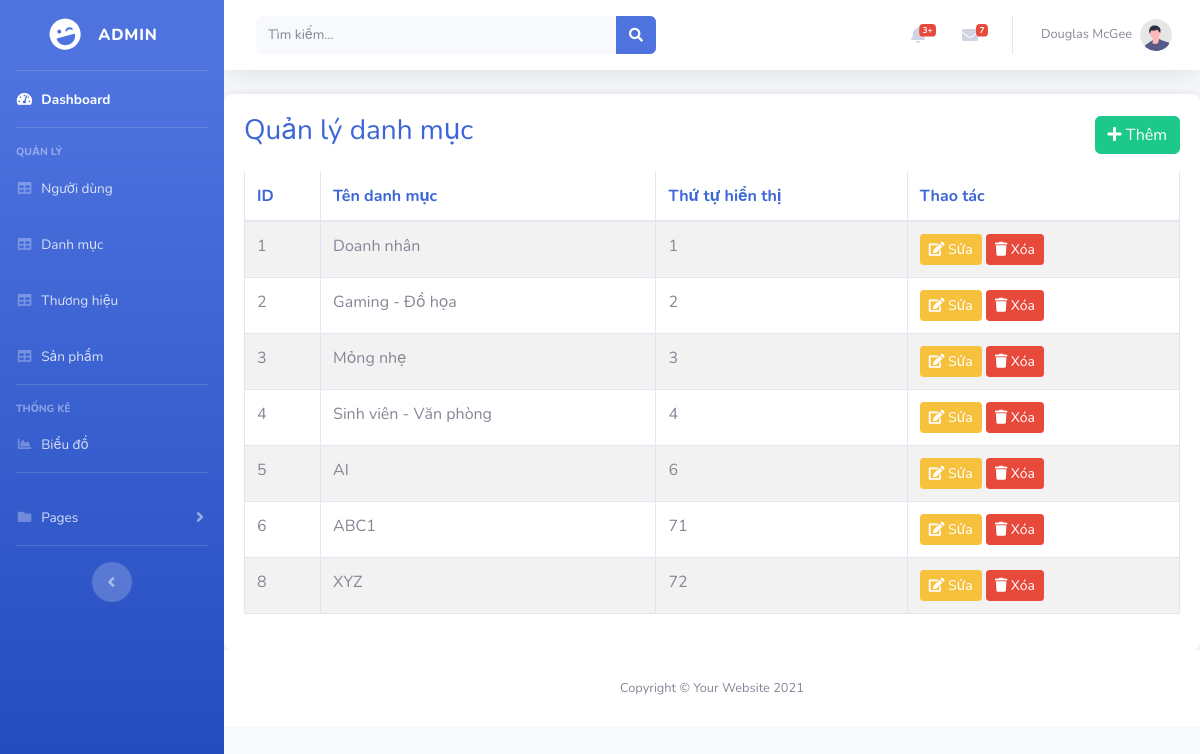
/admin/index.php?pg=categories, run on an earlier commit of the app's database.
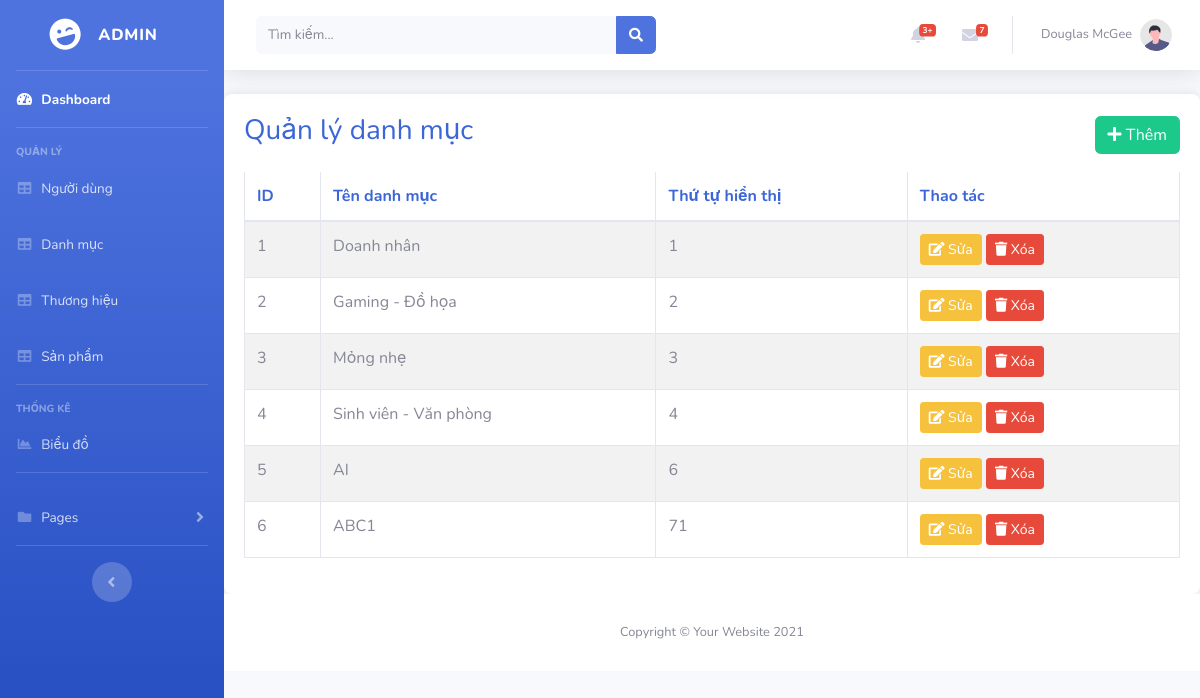
And on a later commit of the database.
### tables this page shows
CREATE TABLE `categories` (
  `id` int NOT NULL,
  `name` varchar(255) NOT NULL,
  `order_number` int NOT NULL
);

### dao/pdo.php (called while the page is built, shortened)
<?php
function pdo_get_connection()
{
    $dburl = "mysql:host=localhost;dbname=laptopshop123;charset=utf8";
    $username = 'root';
    $password = '123456';
    $conn = new PDO($dburl, $username, $password);
    $conn->setAttribute(PDO::ATTR_ERRMODE, PDO::ERRMODE_EXCEPTION);
    return $conn;
}
function pdo_query($sql)
{
    $sql_args = array_slice(func_get_args(), 1);
    try {
        $conn = pdo_get_connection();
        $stmt = $conn->prepare($sql);
        $stmt->execute($sql_args);
        $rows = $stmt->fetchAll();
        return $rows;
    } catch (PDOException $e) {
        throw $e;
    } finally {
        unset($conn);
    }
}

### dao/category.php (called while the page is built, shortened)
<?php
function getAllCategories()
{
    $sql = "SELECT * FROM categories ORDER BY order_number";
    return pdo_query($sql);
}

### admin/view/category/categories.php (the view, shortened to what this page needs)
<div class="table-container">
    <div class="d-flex justify-content-between align-items-center mb-3">
        <h3 style="color: rgb(60, 102, 215);">Quản lý danh mục</h3>
        <a href="index.php?pg=addcategory" class="btn btn-success">
            <i class="fas fa-plus"></i> Thêm
        </a>
    </div>
    <div class="table-responsive">
        <table class="table table-bordered table-striped">
            <thead>
                <tr>
                <tr>
                    <th>ID</th>
                    <th>Tên danh mục</th>
                    <th>Thứ tự hiển thị</th>
                    <th>Thao tác</th>
                </tr>
                </tr>
            </thead>
            <tbody>
                <?php foreach ($categories as $category) : ?>
                    <tr>
                        <td><?= $category['id'] ?></td>
                        <td><?= $category['name'] ?></td>
                        <td><?= $category['order_number'] ?></td>
                        <td>
                            <a href="index.php?pg=updatecategory&id=<?= $category['id'] ?>">
                                <button class="btn btn-warning btn-sm"><i class="fas fa-edit"></i> Sửa</button>
                            </a>
                            <a href="index.php?pg=deletecategory&id=<?= $category['id'] ?>"
                                onclick="return confirm('Bạn có chắc muốn xóa người dùng này?')">
                                <button class="btn btn-danger btn-sm"><i class="fas fa-trash"></i> Xóa</button>
                            </a>
                        </td>
                    </tr>
                <?php endforeach; ?>
            </tbody>
        </table>
    </div>
</div>

What changed in the data, as far as the page shows it:
removed categories: id "8", name "XYZ", order_number "72"
